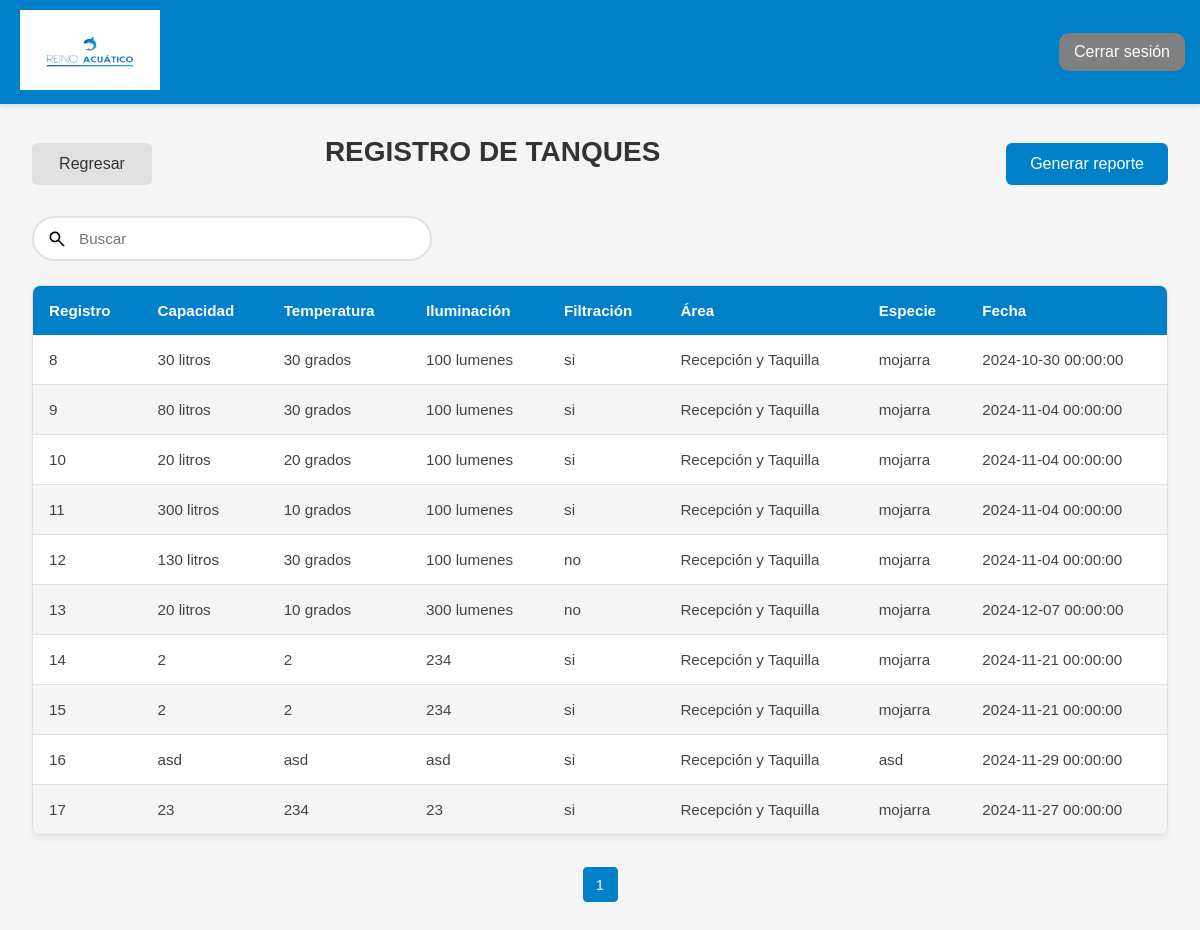
The app's page /views/tabla_tanques.php (signed in) with its own data.
### tables this page shows
CREATE TABLE `tanque` (
  `pk_tanque` smallint(6) NOT NULL,
  `capacidad` text NOT NULL,
  `temperatura` text NOT NULL,
  `iluminacion` text NOT NULL,
  `filtracion` text NOT NULL,
  `fk_area` smallint(6) NOT NULL,
  `fk_especie` smallint(6) NOT NULL,
  `fecha` datetime NOT NULL
);

CREATE TABLE `area` (
  `pk_area` smallint(6) NOT NULL,
  `nombre` varchar(45) NOT NULL,
  `zona` varchar(100) NOT NULL,
  `lugar` varchar(150) NOT NULL,
  `piso` smallint(6) NOT NULL
);

CREATE TABLE `especie` (
  `pk_especie` smallint(6) NOT NULL,
  `nombre` varchar(50) NOT NULL,
  `descripcion` text DEFAULT NULL,
  `habitad` text NOT NULL,
  `temperatura` varchar(30) NOT NULL,
  `cuidados` text NOT NULL,
  `img_especie` text DEFAULT NULL,
  `fk_tipo_especie` smallint(6) NOT NULL,
  `fk_alimento` smallint(11) NOT NULL
);

### Class/clase_conexion.php (called while the page is built, shortened)
<?php
class Conexion {
    public static function conectar() {
        $servidor = "localhost";
        $usuario = "root";
        $contraseña = "";
        $nom_base_datos = "ges_acuario3";
        $conectar = new mysqli($servidor, $usuario, $contraseña, $nom_base_datos);
        return $conectar;
    }
}
?>

### views/tabla_tanques.php (the view, shortened to what this page needs)
<?php
include '../functions/tanque.php';
$tanque = new Tanque();
$pagina = isset($_GET['pagina']) ? (int)$_GET['pagina'] : 1;
$porPagina = 30;
if (isset($_GET['busqueda']) && !empty($_GET['busqueda'])) {
    $busqueda = $_GET['busqueda'];
    $resultado = $tanque->buscar_tanques($busqueda, $pagina, $porPagina);
} else {
    $resultado = $tanque->obtener_tanques_paginado($pagina, $porPagina);
}
?>
<!DOCTYPE html>
<html lang="es">
<head>
    <link rel="stylesheet" href="../Styles/tabla.css">
</head>
<body>
    <?php include("layout/header.php") ?>
    <div class="contenido">
        <div class="tabla">
            <div class="controles">
                <a onclick="window.location.href='panel.php'" class="btn">Regresar</a>
                <h2>REGISTRO DE TANQUES </h2><br>
                <div>
                    <a href="../fpdf/reporte_tanques.php" target="_blank" class="generar-reporte">Generar reporte</a>
                </div>
            </div>
            <form method="get" action="" class="buscador">
                <div class="search-content">
                    <input type="text" name="busqueda" id="busqueda"
                           value="<?php echo isset($_GET['busqueda']) ? htmlspecialchars($_GET['busqueda']) : ''; ?>"
                           placeholder="Buscar" class="input" onkeyup="buscarTanque()">
                </div>
            </form>
            <table>
                <thead>
                    <tr>
                        <th>Registro</th>
                        <th>Capacidad</th>
                        <th>Temperatura</th>
                        <th>Iluminación</th>
                        <th>Filtración</th>
                        <th>Área</th>
                        <th>Especie</th>
                        <th>Fecha</th>
                    </tr>
                </thead>
                <tbody id="tabla-resultados">
                    <?php if (!empty($resultado['datos'])): ?>
                        <?php foreach ($resultado['datos'] as $tanque): ?>
                            <tr>
                                <td><?php echo htmlspecialchars($tanque['pk_tanque']); ?></td>
                                <td><?php echo htmlspecialchars($tanque['capacidad']); ?></td>
                                <td><?php echo htmlspecialchars($tanque['temperatura']); ?></td>
                                <td><?php echo htmlspecialchars($tanque['iluminacion']); ?></td>
                                <td><?php echo htmlspecialchars($tanque['filtracion']); ?></td>
                                <td><?php echo htmlspecialchars($tanque['nombre_area']); ?></td>
                                <td><?php echo htmlspecialchars($tanque['nombre_especie']); ?></td>
                                <td><?php echo htmlspecialchars($tanque['fecha']); ?></td>
                            </tr>
                        <?php endforeach; ?>
                    <?php else: ?>
                        <tr>
                            <td colspan="8" style="text-align: center;">No hay tanques registrados.</td>
                        </tr>
                    <?php endif; ?>
                </tbody>
            </table>
            <?php
            $busqueda = isset($_GET['busqueda']) ? $_GET['busqueda'] : '';
            echo generarPaginacionTanques($resultado['totalPaginas'], $resultado['paginaActual'], $busqueda);
            ?>
        </div>
    </div>
</body>
</html>

### Styles/tabla.css (style rules this page uses)
* { margin: 0; padding: 0; box-sizing: border-box; font-family: 'Segoe UI', Tahoma, Geneva, Verdana, sans-serif; }
body { background-color: #f5f5f5; min-height: 100vh; }
.contenido { display: flex; min-height: calc(100vh - 100px); }
.tabla { flex: 1; padding: 2rem; margin: 0; width: auto; }
.tabla h2 { color: #333; margin-bottom: 1.5rem; font-size: 1.75rem; }
.controles { display: flex; justify-content: space-between; align-items: center; margin-bottom: 1.5rem; }
.generar-reporte { background-color: #0080c8; color: white; padding: 0.75rem 1.5rem; border-radius: 6px; text-decoration: none; transition: all 0.3s ease; display: inline-flex; align-items: center; gap: 0.5rem; }
.buscador { margin-bottom: 1.5rem; }
.search-content { position: relative; width: 100%; }
.input { width: 100%; max-width: 400px; padding: 12px 20px 12px 45px; border: 2px solid #e1e1e1; border-radius: 100px; font-size: 0.95rem; transition: all 0.3s ease; background-color: white; }
table { width: 100%; background-color: white; border-radius: 8px; overflow: hidden; border: 1px solid #e1e1e1; border-collapse: separate; border-spacing: 0; box-shadow: 0 4px 6px rgba(0,0,0,0.05); }
thead { background-color: #0080c8; }
th { color: white; font-weight: 600; padding: 1rem; text-align: left; font-size: 0.95rem; border: none; }
td { padding: 1rem; border-bottom: 1px solid #e1e1e1; color: #444; font-size: 0.95rem; text-align: left; }
tr:last-child td { border-bottom: none; }
table tr:nth-child(even) { background-color: whitesmoke; }
.btn { padding: 12px 24px; border: none; border-radius: 6px; font-size: 1rem; font-weight: 500; cursor: pointer; transition: all 0.3s ease; text-decoration: none; display: inline-flex; align-items: center; justify-content: center; min-width: 120px; background-color: #e1e1e1; color: #333; }

### views/layout/header.php (style rules this page uses)
* { margin: 0; padding: 0; box-sizing: border-box; font-family: 'Heebo', Arial, Helvetica, 'Nimbus Sans L', sans-serif; ; }

### records on screen
tanque: pk_tanque "8", capacidad "30 litros", temperatura "30 grados", iluminacion "100 lumenes", filtracion "si", fk_area.nombre "Recepción y Taquilla", fk_especie.nombre "mojarra", fecha "2024-10-30 00:00:00"
tanque: pk_tanque "9", capacidad "80 litros", temperatura "30 grados", iluminacion "100 lumenes", filtracion "si", fk_area.nombre "Recepción y Taquilla", fk_especie.nombre "mojarra", fecha "2024-11-04 00:00:00"
tanque: pk_tanque "10", capacidad "20 litros", temperatura "20 grados", iluminacion "100 lumenes", filtracion "si", fk_area.nombre "Recepción y Taquilla", fk_especie.nombre "mojarra", fecha "2024-11-04 00:00:00"
tanque: pk_tanque "11", capacidad "300 litros", temperatura "10 grados", iluminacion "100 lumenes", filtracion "si", fk_area.nombre "Recepción y Taquilla", fk_especie.nombre "mojarra", fecha "2024-11-04 00:00:00"
tanque: pk_tanque "12", capacidad "130 litros", temperatura "30 grados", iluminacion "100 lumenes", filtracion "no", fk_area.nombre "Recepción y Taquilla", fk_especie.nombre "mojarra", fecha "2024-11-04 00:00:00"
tanque: pk_tanque "13", capacidad "20 litros", temperatura "10 grados", iluminacion "300 lumenes", filtracion "no", fk_area.nombre "Recepción y Taquilla", fk_especie.nombre "mojarra", fecha "2024-12-07 00:00:00"
tanque: pk_tanque "14", capacidad "2", temperatura "2", iluminacion "234", filtracion "si", fk_area.nombre "Recepción y Taquilla", fk_especie.nombre "mojarra", fecha "2024-11-21 00:00:00"
tanque: pk_tanque "15", capacidad "2", temperatura "2", iluminacion "234", filtracion "si", fk_area.nombre "Recepción y Taquilla", fk_especie.nombre "mojarra", fecha "2024-11-21 00:00:00"
tanque: pk_tanque "16", capacidad "asd", temperatura "asd", iluminacion "asd", filtracion "si", fk_area.nombre "Recepción y Taquilla", fk_especie.nombre "asd", fecha "2024-11-29 00:00:00"
tanque: pk_tanque "17", capacidad "23", temperatura "234", iluminacion "23", filtracion "si", fk_area.nombre "Recepción y Taquilla", fk_especie.nombre "mojarra", fecha "2024-11-27 00:00:00"
